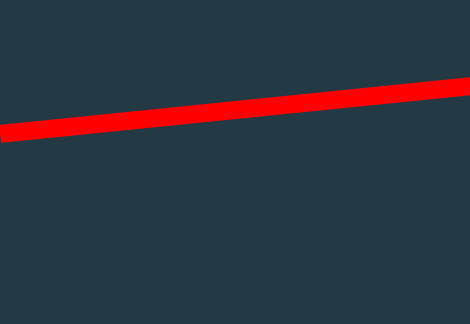
#> input picture red/red1.png, 470 x 324 px
$ jupyter execute part1.ipynb
#> lines starting #> are read from the running program, lines starting #| are printed output that depends on the picture; after the words box and inside, x2 and y2 are one past the last pixel; in counts of white or black regions, pixels touching at a corner belong together
[cell 1]
import cv2
import matplotlib.pyplot as plt
import numpy as np

[cell 2]
#read images
image1 = cv2.imread('red/red1.png')
#> image1 is the input picture: shape (324, 470, 3); mean B, G, R 64.2, 54.8, 47.3


#convert to hsv
hsv_image1 = cv2.cvtColor(image1, cv2.COLOR_BGR2HSV)
#> hsv_image1: shape (324, 470, 3); mean H, S, V 93.9, 131.2, 78.3


#set red boundaries
lower1 = np.array([0, 100, 20])
upper1 = np.array([10, 255, 255])


#exrtact red
extracted1 = cv2.inRange(hsv_image1, lower1, upper1)
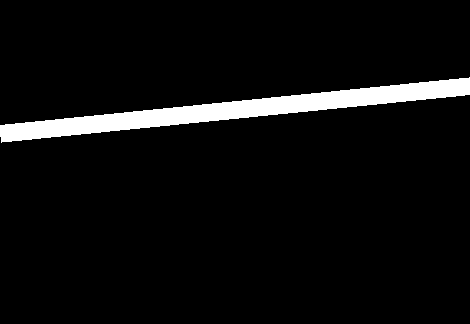
#> extracted1: shape (324, 470); 5.5% white; 1 white region, box (x1, y1, x2, y2) and area: (0, 77, 470, 143) 8300


new_img1= cv2.cvtColor(extracted1, cv2.COLOR_BGR2RGB)
plt.imshow(new_img1)
plt.show()

#gaussian blur
img1=cv2.GaussianBlur(new_img1,(3,3),100)

#convert to grayscale
gray1 = cv2.cvtColor(img1, cv2.COLOR_BGR2GRAY)

#apply one shot filter
canny1 = cv2.Canny(gray1, 10, 10)
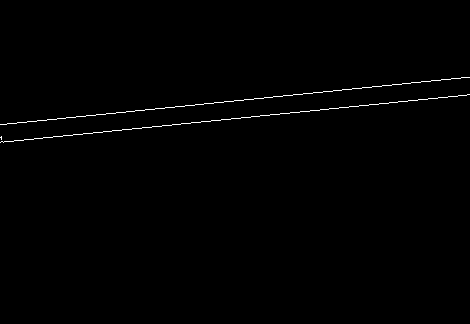
#> canny1: shape (324, 470); 0.62% white in thin lines or dots, all inside (x1, y1, x2, y2) = (0, 77, 470, 143)

#show image
plt.imshow(canny1, cmap='gray')
plt.show()

#Apply hough transform
lines1 = cv2.HoughLines(canny1, 1, np.pi/180, 40)
#> lines1 = 14 rows, first 8: [142, 1.47], [124, 1.47], [136, 1.48], [138, 1.48], [120, 1.48], [122, 1.48], [118, 1.48], [129, 1.45]
flag = 0
if lines1 is not None :
    for line in lines1:
        flag = 1
        rho, theta = line[0]
        a = np.cos(theta)
        b = np.sin(theta)
        x0 = a*rho
        y0 = b*rho
        #draw line
        x1 = int(x0 + 1000*(-b))
        y1 = int(y0 + 1000*(a))
        #draw line
        x2 = int(x0 - 1000*(-b))
        y2 = int(y0 - 1000*(a))
        #draw line
        cv2.line(img1, (x1, y1), (x2, y2), (255, 0, 0), 2)
#> this loop made 14 passes
#> (rho, theta, a, b, x0, y0, x1, y1) on passes 1 to 12: (142, 1.47, 0.105, 0.995, 14.84, 141.2, -979, 245), (124, 1.47, 0.105, 0.995, 12.96, 123.3, -981, 227), (136, 1.48, 0.0872, 0.996, 11.85, 135.5, -984, 222), (138, 1.48, 0.0872, 0.996, 12.03, 137.5, -984, 224), (120, 1.48, 0.0872, 0.996, 10.46, 119.5, -985, 206), (122, 1.48, 0.0872, 0.996, 10.63, 121.5, -985, 208), (118, 1.48, 0.0872, 0.996, 10.28, 117.6, -985, 204), (129, 1.45, 0.122, 0.993, 15.72, 128, -976, 249), (126, 1.45, 0.122, 0.993, 15.36, 125.1, -977, 246), (148, 1.45, 0.122, 0.993, 18.04, 146.9, -974, 268), (131, 1.45, 0.122, 0.993, 15.96, 130, -976, 251), (145, 1.45, 0.122, 0.993, 17.67, 143.9, -974, 265)
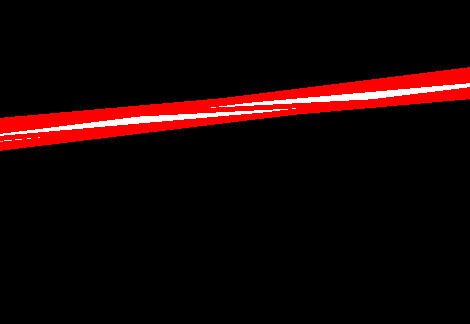
#> img1: shape (324, 470, 3); mean R, G, B 22.4, 4.3, 4.3
else:
    print("no line was found")


if flag == 1:
    plt.imshow(img1)
    plt.show()


    point1 = None
    point2 = None
    var1 = 0
    var2 = 0
    var3 = 0
    var4 = 0

    def clickFunction(event,x,y,flag,params):
        global point1,point2,var1,var2,var3,var4
        if event == cv2.EVENT_LBUTTONDOWN:
            if point1 is None:
                point1 = (x,y)
                var1=x
                var2=y

                print(var1)
                print(var2)
                print(f"Point 1: {point1}")


    cv2.namedWindow('image')
    cv2.setMouseCallback('image',clickFunction)


    while(True):
        newim=cv2.cvtColor(img1, cv2.COLOR_BGR2RGB)
        cv2.imshow('image',newim)
        key = cv2.waitKey(1)
#> (key Esc is pressed here)
        if key == 27:
            break
    cv2.destroyAllWindows()


    dist= ((var4-var2)**2+(img1.shape[1]-var1)**2)**0.5
#> dist = 470
    print(f"distance:{dist}")
#| distance:470.0

$ run again, with red/red4.png copied over red/red1.png
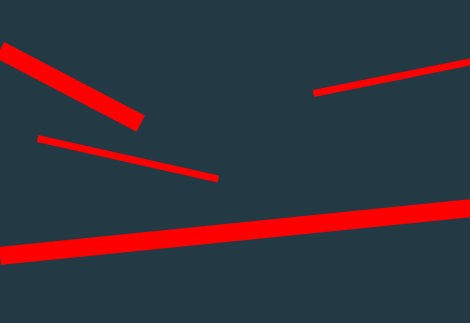
#> input picture red/red4.png, 470 x 323 px
#> image1 is the input picture: shape (323, 470, 3); mean B, G, R 61.8, 52.7, 54.9
#> hsv_image1: shape (323, 470, 3); mean H, S, V 90.9, 135.7, 84.7
#> `extracted1 = cv2.inRange(hsv_image1, lower1, upper1)`:
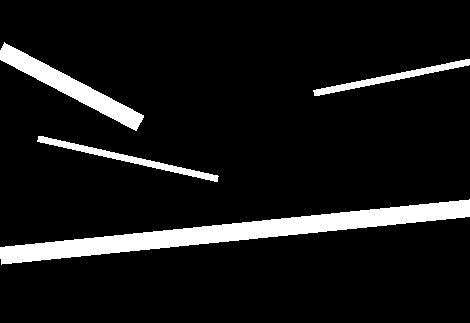
#> extracted1: shape (323, 470); 8.8% white; 4 white regions, box (x1, y1, x2, y2) and area: (0, 199, 470, 265) 8300, (0, 42, 144, 131) 2757, (37, 136, 219, 182) 1210, (313, 59, 470, 96) 1056
#> canny1: shape (323, 470); 1.3% white in thin lines or dots, all inside (x1, y1, x2, y2) = (0, 43, 470, 265)
#> lines1 = 33 rows, first 8: [246, 1.47], [263, 1.47], [147, 1.38], [122, 1.8], [129, 1.8], [52, 2.06], [154, 1.38], [125, 1.78]
#> the loop `for line in lines1:` made 33 passes
#> (rho, theta, a, b, x0, y0, x1, y1) on passes 1 to 8: (246, 1.47, 0.105, 0.995, 25.71, 244.7, -968, 349), (263, 1.47, 0.105, 0.995, 27.49, 261.6, -967, 366), (147, 1.38, 0.191, 0.982, 28.05, 144.3, -953, 335), (122, 1.8, -0.225, 0.974, -27.44, 118.9, -1001, -106), (129, 1.8, -0.225, 0.974, -29.02, 125.7, -1003, -99), (52, 2.06, -0.469, 0.883, -24.41, 45.91, -907, -423), (154, 1.38, 0.191, 0.982, 29.38, 151.2, -952, 341), (125, 1.78, -0.208, 0.978, -25.99, 122.3, -1004, -85)
#> after the loop `for line in lines1:`:
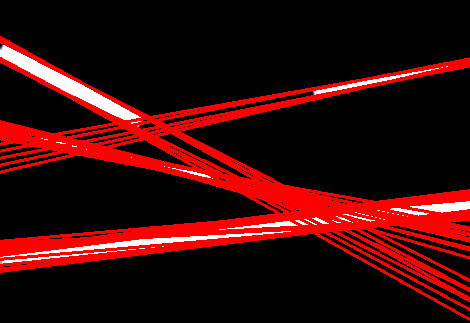
#> img1: shape (323, 470, 3); mean R, G, B 56.3, 7.8, 7.8
#| distance:470.0

$ run again, with red/red5.png copied over red/red1.png
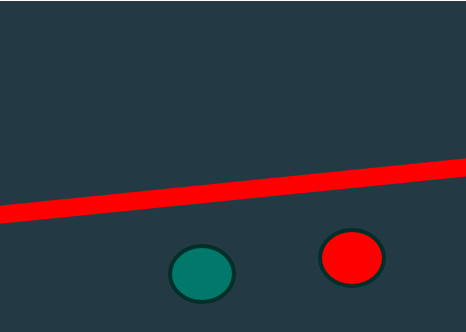
#> input picture red/red5.png, 466 x 332 px
#> image1 is the input picture: shape (332, 466, 3); mean B, G, R 64.1, 55.4, 50.2
#> hsv_image1: shape (332, 466, 3); mean H, S, V 91.8, 136, 82.2
#> `extracted1 = cv2.inRange(hsv_image1, lower1, upper1)`:
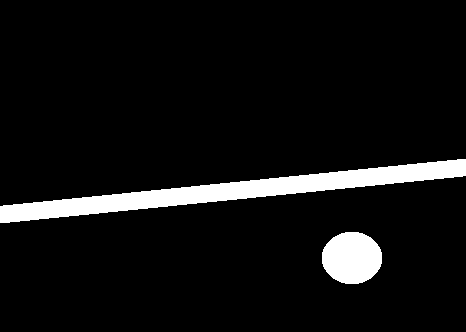
#> extracted1: shape (332, 466); 6.9% white; 2 white regions, box (x1, y1, x2, y2) and area: (0, 159, 466, 223) 8235, (322, 232, 382, 284) 2476
#> canny1: shape (332, 466); 0.72% white in thin lines or dots, all inside (x1, y1, x2, y2) = (0, 158, 466, 284)
#> lines1 = 14 rows, first 8: [205, 1.47], [222, 1.47], [219, 1.48], [203, 1.48], [200, 1.48], [217, 1.48], [212, 1.45], [206, 1.45]
#> the loop `for line in lines1:` made 14 passes
#> (rho, theta, a, b, x0, y0, x1, y1) on passes 1 to 8: (205, 1.47, 0.105, 0.995, 21.43, 203.9, -973, 308), (222, 1.47, 0.105, 0.995, 23.21, 220.8, -971, 325), (219, 1.48, 0.0872, 0.996, 19.09, 218.2, -977, 305), (203, 1.48, 0.0872, 0.996, 17.69, 202.2, -978, 289), (200, 1.48, 0.0872, 0.996, 17.43, 199.2, -978, 286), (217, 1.48, 0.0872, 0.996, 18.91, 216.2, -977, 303), (212, 1.45, 0.122, 0.993, 25.84, 210.4, -966, 332), (206, 1.45, 0.122, 0.993, 25.11, 204.5, -967, 326)
#> after the loop `for line in lines1:`:
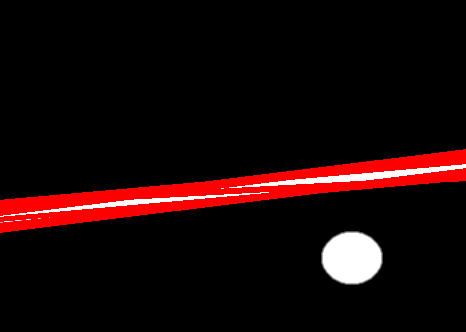
#> img1: shape (332, 466, 3); mean R, G, B 25.8, 7.5, 7.5
#| distance:466.0
